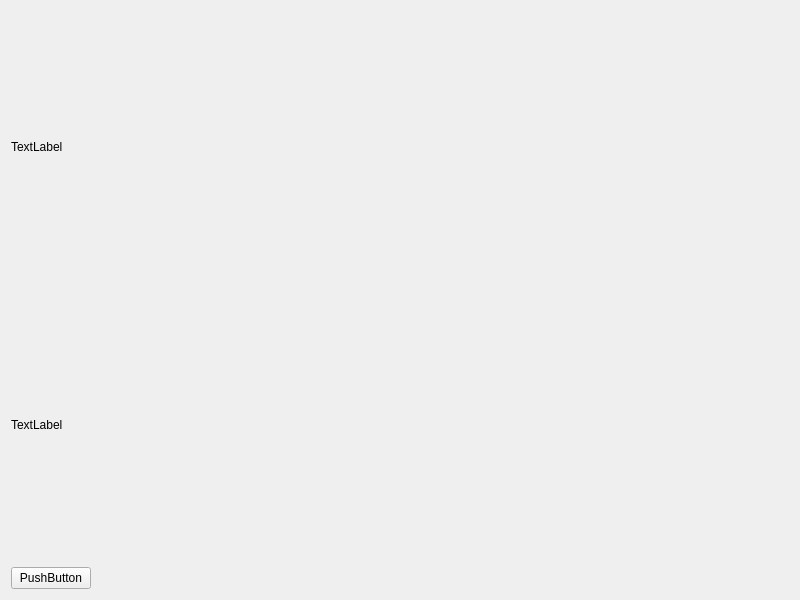
<?xml version="1.0" encoding="UTF-8"?>
<ui version="4.0">
 <class>Widget</class>
 <widget class="QWidget" name="Widget">
  <property name="geometry">
   <rect>
    <x>0</x>
    <y>0</y>
    <width>800</width>
    <height>600</height>
   </rect>
  </property>
  <property name="windowTitle">
   <string>Widget</string>
  </property>
  <layout class="QVBoxLayout" name="verticalLayout">
   <item>
    <widget class="myLabel" name="label">
     <property name="text">
      <string>TextLabel</string>
     </property>
    </widget>
   </item>
   <item>
    <widget class="myLabel" name="label_2">
     <property name="text">
      <string>TextLabel</string>
     </property>
    </widget>
   </item>
   <item>
    <layout class="QHBoxLayout" name="horizontalLayout">
     <item>
      <widget class="myButton" name="pushButton">
       <property name="text">
        <string>PushButton</string>
       </property>
      </widget>
     </item>
     <item>
      <spacer name="horizontalSpacer">
       <property name="orientation">
        <enum>Qt::Horizontal</enum>
       </property>
       <property name="sizeHint" stdset="0">
        <size>
         <width>40</width>
         <height>20</height>
        </size>
       </property>
      </spacer>
     </item>
    </layout>
   </item>
  </layout>
 </widget>
 <customwidgets>
  <customwidget>
   <class>myLabel</class>
   <extends>QLabel</extends>
   <header location="global">mylabel.h</header>
  </customwidget>
  <customwidget>
   <class>myButton</class>
   <extends>QPushButton</extends>
   <header location="global">mybutton.h</header>
  </customwidget>
 </customwidgets>
 <resources/>
 <connections/>
</ui>
